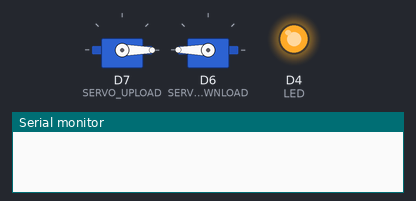
Bench run of a sketch on a simulated ESP8266 (NodeMCU). On the bench: 2 × servo, output pins drawn as LEDs (lit = HIGH), the last lines printed to the serial monitor. WiFi joins after 1.5 s; servers stay silent unless stated; random numbers use the default seed unless the sketch sets one.

Above: at 5.2 s.
At 42.0 s:
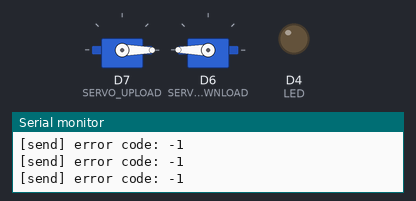
Timing chart, 0 to 45.0 s (numbered marks = the images above):
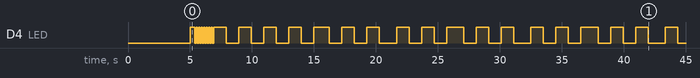

The sketch:

esp8266.internet.speed.ino
```cpp
/* Testest with
 -  Arduino IDE 1.8.15
    - Arduino AVR board 1.8.3
    - ESP8266 2.7.0

https://arduino.esp8266.com/stable/package_esp8266com_index.json
board: NodeMCU1.0 (ESP-12E Module)
*/

//Libraries
#include <ESP8266WiFi.h>
#include <ESP8266HTTPClient.h>
#include <WiFiClient.h>
#include <SoftwareSerial.h>;

#include <Servo.h>

// This is for each variable to use it's real size when stored
#pragma pack(push, 1)

//Constants
#define LED D4
#define SERVO_DOWNLOAD D6
#define SERVO_UPLOAD D7

Servo servo_upload;
Servo servo_download;

int increment = 0;
int angulo = 0;

// prototipes
void read_values();
void blinkLed();
void connectIfNeeded();

const char* ssid = "Starlink";
const char* password = "82111847";
const char* baseURL = "http://192.168.1.151:8889";

unsigned int tConnect = millis();
unsigned long tLastConnectionAttempt = 0;

// Timers
#define NUM_TIMERS 3 // As I can't find an easy way to get the number
                     // of elements in an array

struct
{
    boolean enabled;
    unsigned long timer;
    unsigned long lastRun;
    void (*function)();
    char* functionName;
} TIMERS[] = {
  { true, 1*1000, 0, &blinkLed, "blinkLed" },
  { true, 5*1000, 0, &read_values, "read_values" },
  { true, 5*1000, 0, &connectIfNeeded, "connectIfNeeded" },
};

void setup() {
  pinMode(LED, OUTPUT);

  Serial.begin(115200);

  servo_upload.attach(SERVO_UPLOAD);
  servo_upload.write(0);

  servo_download.attach(SERVO_DOWNLOAD);
  servo_download.write(180);

  delay(5000);
}


void attendTimers(){

  for (int i=0; i<NUM_TIMERS; i++){
    if (TIMERS[i].enabled && millis() - TIMERS[i].lastRun >= TIMERS[i].timer) {
      TIMERS[i].function();
      TIMERS[i].lastRun = millis();
    }
  }

}

void connect(){
  Serial.println("");
  Serial.println("Connecting");

  WiFi.begin(ssid, password);

  tLastConnectionAttempt = millis();
  tConnect =  millis();
  while(WiFi.status() != WL_CONNECTED) {
    digitalWrite(LED, !digitalRead(LED));
    delay(100);
    if ((millis() - tConnect) > 500){
      Serial.print(".");
      tConnect = millis();
    }

    // If it doesn't connect, let the thing continue
    // in the case that in a previous connection epochTime was
    // initizalized, it will store readings for future send
    if (millis() - tLastConnectionAttempt >= 30000L){
      break;
    }
  }

  Serial.println("");

  if (WiFi.status() == WL_CONNECTED) {
    Serial.println("");
    Serial.print("Connected to WiFi network with IP Address: ");
    Serial.println(WiFi.localIP());
  }
  else
  {
    Serial.println("Failed to connect");
  }

  tLastConnectionAttempt = millis();

}

void blinkLed(){
  digitalWrite(LED, !digitalRead(LED));
}


void read_values(){
  read_download();
  read_upload();
}

void read_download(){

  static long count=0;

  char buffer[100];
  WiFiClient client;
  HTTPClient http;

  sprintf(buffer, "%s/download", baseURL);

  http.begin(client, buffer);

  int httpResponseCode = http.GET();

  if (httpResponseCode == 200){

        String payload = http.getString();

        // Something went wrong on the servers side
        if (payload == "-1") return;

        const char *info = payload.c_str();
        int speed = atoi(info);
        int angle = (int)(180*speed)/350;

        //sprintf(buffer, "%04d [%d] %d", count, httpResponseCode, angle);
        //Serial.println(buffer);
        sprintf(buffer, "[%d] Download: moving to %d", count, angle);
        Serial.println(buffer);

        move_download(angle);

        count ++;
      }
      else {
        sprintf(buffer, "[send] error code: %d", httpResponseCode);
        Serial.println(buffer);
      }
      // Free resources
      http.end();

}

void read_upload(){

  static long count=0;

  char buffer[100];
  WiFiClient client;
  HTTPClient http;

  sprintf(buffer, "%s/upload", baseURL);

  http.begin(client, buffer);

  int httpResponseCode = http.GET();

  if (httpResponseCode == 200){

        String payload = http.getString();

        // Something went wrong on the servers side
        if (payload == "-1") return;

        const char *info = payload.c_str();
        int speed = atoi(info);
        int angle = (int)(180*speed)/60;

        //sprintf(buffer, "%04d [%d] %d", count, httpResponseCode, angle);
        //Serial.println(buffer);
        sprintf(buffer, "[%d] Upload: moving to %d", count, angle);
        Serial.println(buffer);

        move_upload(angle);

        count ++;
      }
      else {
        sprintf(buffer, "[send] error code: %d", httpResponseCode);
        Serial.println(buffer);
      }
      // Free resources
      http.end();

}


void connectIfNeeded(){
  // If millis() < 30000L is the first boot so it will try to connect
  // for further attempts it will try with spaces of 60 seconds

  if (WiFi.status() != WL_CONNECTED && (millis() < 30000L || millis() - tLastConnectionAttempt > 60000L)){
    Serial.println("Trying to connect");
    connect();
  }

}

void move_upload(int angle){
  servo_upload.write(angle);
}

void move_download(int angle){
  servo_download.write(180 - angle);
}

void test_servo_upload(){
  for (int angle=0; angle<=180; angle+=90){
    servo_upload.write(angle);
    delay(1000);
  }

  for (int angle=180; angle>=0; angle-=90){
    servo_upload.write(angle);
    delay(1000);
  }
}

void test_servo_download(){
  for (int angle=0; angle<=180; angle+=90){
    servo_download.write(180 - angle);
    delay(1000);
  }

  for (int angle=180; angle>=0; angle-=90){
    servo_download.write(180 - angle);
    delay(1000);
  }
}

void fake_readings(){
  int download = random(0, 350);
  int upload = random(0, 60);

  int download_angle = (int)(180*download)/350;
  int upload_angle = (int)(180*download)/60;

  move_download(download_angle);
  move_upload(upload_angle);
}

void loop() {

  //test_servo_upload();
  //test_servo_download();

  attendTimers();
  delay(20);
}
```

Measured:
- by itself, D4 (LED): LOW → HIGH at 5.0 s, → LOW 0.40 s later, → HIGH 0.10 s later, → LOW 0.10 s later, … (52 changes in this stretch)
